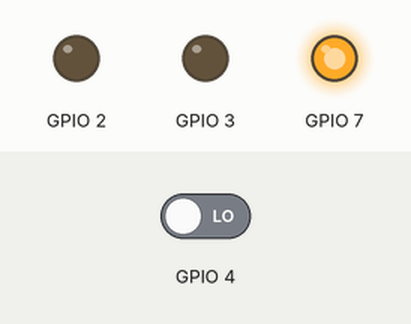
This sketch was run on a simulated ESP8266 (NodeMCU). Parts: output pins drawn as LEDs (lit = HIGH). Inputs (shaded band) come from the test bench; at power-on: GPIO 4 LOW.

Above: at 1.2 s.
1.3 s: GPIO 4 driven HIGH
At 2.2 s:
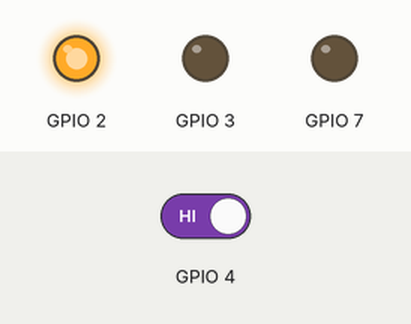
2.9 s: GPIO 4 driven LOW
At 3.4 s:
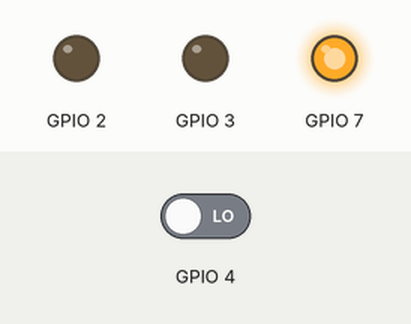
Timing chart, 0 to 5.9 s (numbered marks = the images above; inputs shaded):
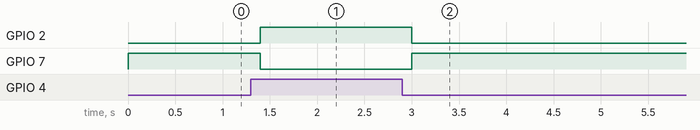

Measured:
- after the input at 1.3 s, GPIO 2: LOW → HIGH after 0.10 s; GPIO 7: HIGH → LOW after 0.10 s
- after the input at 2.9 s, GPIO 2: HIGH → LOW after 0.10 s; GPIO 7: LOW → HIGH after 0.10 s

The sketch:

pir_curr.ino
```cpp
void setup() {
  // put your setup code here, to run once:
pinMode(4,INPUT);
pinMode(2,OUTPUT);
pinMode(3,OUTPUT);
pinMode(7,OUTPUT);

}
int z;
void loop() {
  // put your main code here, to run repeatedly:
z=digitalRead(4);
if(z==1)
{
  digitalWrite(7,0);
  digitalWrite(2,1);
  digitalWrite(3,0);
}
else
{
digitalWrite(7,1);
digitalWrite(2,0);
digitalWrite(3,0);
}
delay(200);
}
```
